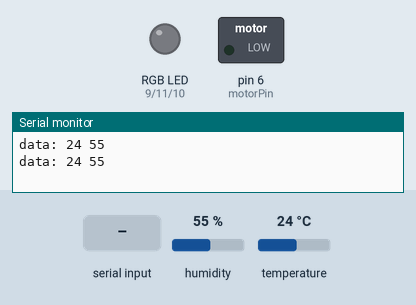
Recording of a sketch running on a simulated Arduino Uno, built with avr-gcc and run on an emulated ATmega328P. Shown: switched loads named in the sketch (green lamp = pin HIGH), an RGB LED mixed from three pins (HIGH = lit), the last lines printed to the serial monitor. The inputs (shaded band) are chosen by the test bench; at power-on: humidity 55 %, temperature 24 °C.

Above: at 1.3 s.
1.4 s: "90,45,200,10\n" received over Serial
At 2.9 s:
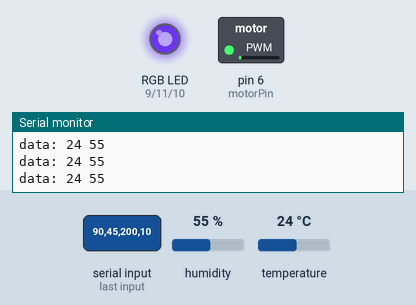
Timing chart, 0 to 4.4 s (numbered marks = the images above; inputs shaded):
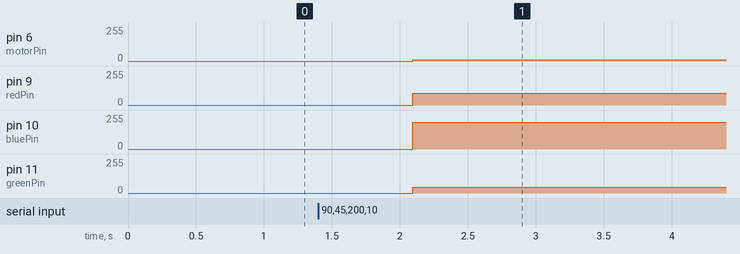

The sketch:

smart_studio.ino
```cpp
#include <DHT11.h>

const int redPin = 9;
const int greenPin = 11;
const int bluePin = 10;
const int motorPin = 6;
const int dhtPin = 2;
#define DHTTYPE DHT11

String inputString = "";
bool stringComplete = false;

// LED: Pins 9, 10, 11
// Motor: 13

DHT11 dht11(dhtPin);

void setup() {
  Serial.begin(9600);
  pinMode(redPin, OUTPUT);
  pinMode(greenPin, OUTPUT);
  pinMode(bluePin, OUTPUT);
  pinMode(motorPin, OUTPUT);

  inputString.reserve(32); // reserve memory to avoid fragmentation
}

void loop() {
  // DHT Code
  int temperature = 0;
  int humidity = 0;

  // Attempt to read the temperature and humidity values from the DHT11 sensor.
  int result = dht11.readTemperatureHumidity(temperature, humidity);

  // Check the results of the readings.
  // If the reading is successful, print the temperature and humidity values.
  // If there are errors, print the appropriate error messages.
  if (result == 0) {
    Serial.print("data: ");
    Serial.print(temperature);
    Serial.print(" ");
    Serial.print(humidity);
    Serial.println();
  }

  if (stringComplete) {
    int r = 0, g = 0, b = 0, fan = 0;
    if (sscanf(inputString.c_str(), "%d,%d,%d,%d", &r, &g, &b, &fan) == 4) {
      r = constrain(r, 0, 255);
      g = constrain(g, 0, 255);
      b = constrain(b, 0, 255);
      fan = constrain(fan, 0, 255);

      analogWrite(redPin, r);
      analogWrite(greenPin, g);
      analogWrite(bluePin, b);
      analogWrite(motorPin, fan);
    }

    inputString = "";
    stringComplete = false;
  }
}

// collect characters from serial
void serialEvent() {
  while (Serial.available()) {
    char inChar = (char)Serial.read();
    if (inChar == '\n') {
      stringComplete = true;
    } else {
      inputString += inChar;
    }
  }
}
```

Measured:
- after the input at 1.4 s, pin 6 (motorPin): 0/255 → 10/255 after 0.69 s; pin 9 (redPin): 0/255 → 90/255 after 0.69 s; pin 10 (bluePin): 0/255 → 200/255 after 0.69 s; pin 11 (greenPin): 0/255 → 45/255 after 0.69 s
